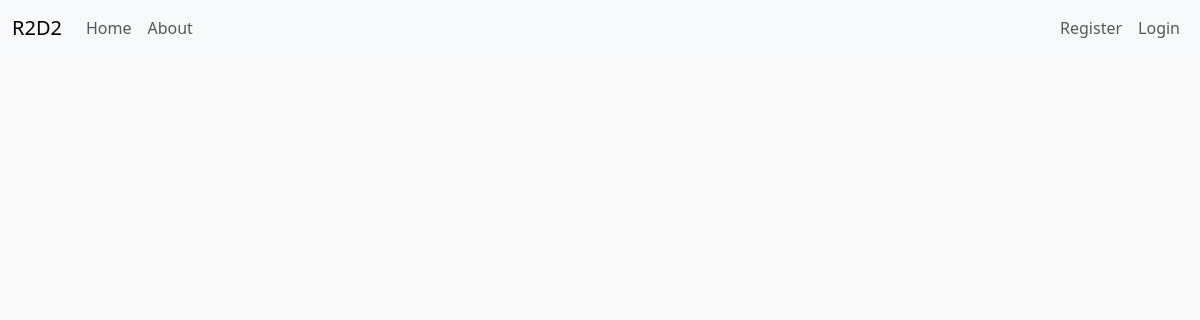
Before: / with the older database file.
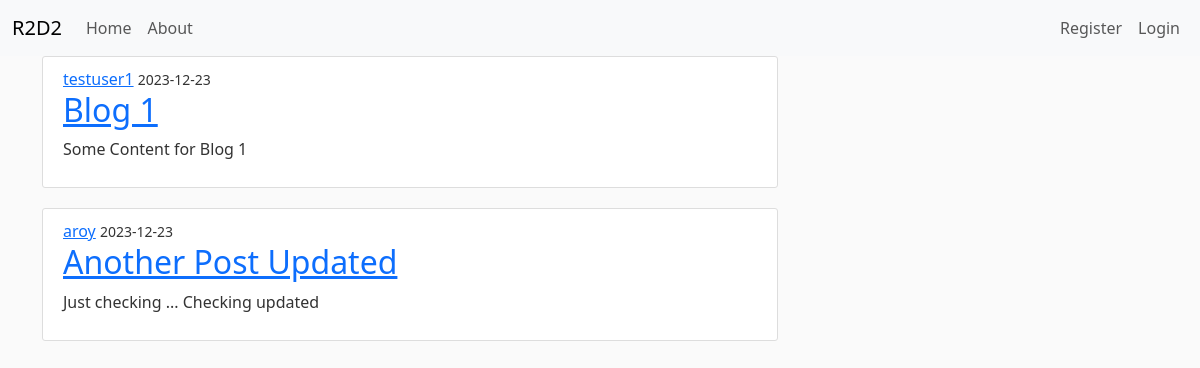
After: the same page with the newer database file.
### app/models.py (models this page shows, shortened)
class Post(db.Model):
    id = db.Column(db.Integer, primary_key=True)
    title = db.Column(db.String(100), nullable=False)
    date_posted = db.Column(db.DateTime, nullable=False, default=datetime.utcnow)
    content = db.Column(db.Text, nullable=False)
    user_id = db.Column(db.Integer, db.ForeignKey('user.id'), nullable=False)

class User(db.Model, UserMixin):
    id = db.Column(db.Integer, primary_key=True)
    username = db.Column(db.String(20), unique=True, nullable=False)
    email = db.Column(db.String(120), unique=True, nullable=False)
    image_file = db.Column(db.String(20), nullable=False, default='default.jpg')
    password = db.Column(db.String(60), nullable=False)
    posts = db.relationship('Post', backref='author', lazy=True)

### app/routes.py (the view)
@app.route("/")
def home():
    posts = Post.query.all()
    return render_template('home.html', posts=posts)

### app/templates/home.html
{% extends "layout.html" %}
{% block content %}
    {% for post in posts %}
    <article class="media content-section">
    <div class="media-body">
        <a href="#">{{ post.author.username }}</a>
        <small>{{ post.date_posted.strftime('%Y-%m-%d') }}</small>
        <h2><a href="{{ url_for('post', post_id=post.id) }}">{{ post.title }}</a></h2>
        <p>{{ post.content }}</p>
    </div>
    </article>
    {% endfor %}
{% endblock content %}

### app/templates/layout.html (shortened to what this page needs)
<!DOCTYPE html>
<html lang="en">
<head>
    <link href="https://cdn.jsdelivr.net/npm/bootstrap@5.3.2/dist/css/bootstrap.min.css" rel="stylesheet"
>
    <link rel="stylesheet" type="text/css" href="{{ url_for('static', filename='main.css') }}">
</head>
<body>
    <nav class="navbar navbar-expand-lg bg-body-tertiary">
        <div class="container-fluid">
            <a class="navbar-brand" href="#">R2D2</a>
            <div class="collapse navbar-collapse" id="navbarSupportedContent">
                <ul class="navbar-nav me-auto mb-2 mb-lg-0">
                    <li class="nav-item">
                        <a class="nav-link" aria-current="page" href="{{ url_for('home') }}">Home</a>
                    </li>
                    <li class="nav-item">
                        <a class="nav-link" aria-current="page" href="{{ url_for('about') }}">About</a>
                    </li>
                </ul>
                <ul class="navbar-nav d-flex">
                    {% if current_user.is_authenticated %}
                    <li class="nav-item ml-2">
                        <a href="{{ url_for('create_post') }}" class="nav-item nav-link">New Post</a>
                    </li>
                        <li class="nav-item ml-2">
                            <a href="{{ url_for('account') }}" class="nav-item nav-link">Account</a>
                        </li>
                        <li class="nav-item ml-2">
                            <a href="{{ url_for('logout') }}" class="nav-item nav-link">Logout</a>
                        </li>
                    {% else %}
                        <li class="nav-item ml-2">
                            <a href="{{ url_for('register') }}" class="nav-item nav-link">Register</a>
                        </li>
                        <li class="nav-item ml-2">
                            <a href="{{ url_for('login') }}" class="nav-item nav-link">Login</a>
                        </li>
                    {% endif %}
                </ul>
            </div>
        </div>
    </nav>
    <main class="container" role="main">
        <div class="row">
            <div class="col-md-8">
                {% block content %}
                {% endblock %}
            </div>
        </div>
    </main>
</body>
</html>

### app/static/main.css (style rules this page uses)
body { background: #fafafa; color: #333333; }
h1, h2, h3, h4, h5, h6 { color: #444444; }
.content-section { background: #ffffff; padding: 10px 20px; border: 1px solid #dddddd; border-radius: 3px; margin-bottom: 20px; }

Changed rows visible on the page:
added Post: author.username "testuser1", date_posted "2023-12-23", title "Blog 1", content "Some Content for Blog 1"
added Post: author.username "aroy", date_posted "2023-12-23", title "Another Post Updated", content "Just checking ... Checking updated"
